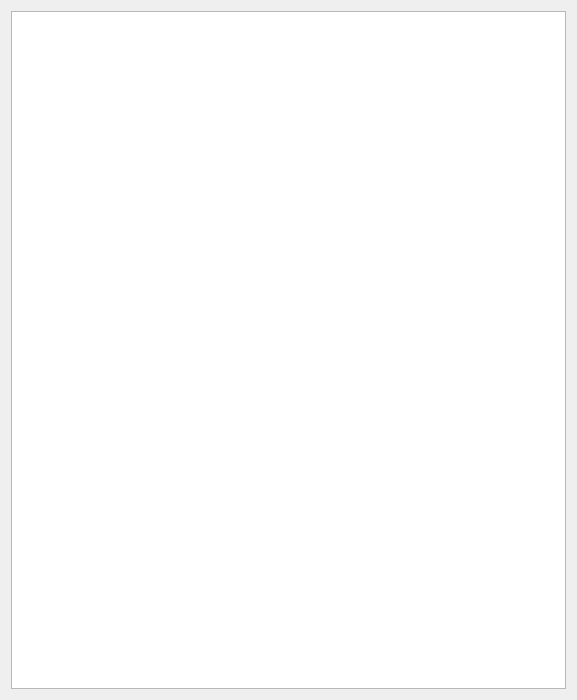
<?xml version="1.0" encoding="UTF-8"?>
<ui version="4.0">
 <class>SystemOverview</class>
 <widget class="QWidget" name="SystemOverview">
  <property name="geometry">
   <rect>
    <x>0</x>
    <y>0</y>
    <width>577</width>
    <height>700</height>
   </rect>
  </property>
  <property name="windowTitle">
   <string>SystemOverview</string>
  </property>
  <layout class="QHBoxLayout" name="horizontalLayout">
   <item>
    <widget class="QGraphicsView" name="visualizerGraphicsView"/>
   </item>
  </layout>
 </widget>
 <layoutdefault spacing="6" margin="11"/>
 <resources/>
 <connections/>
</ui>
